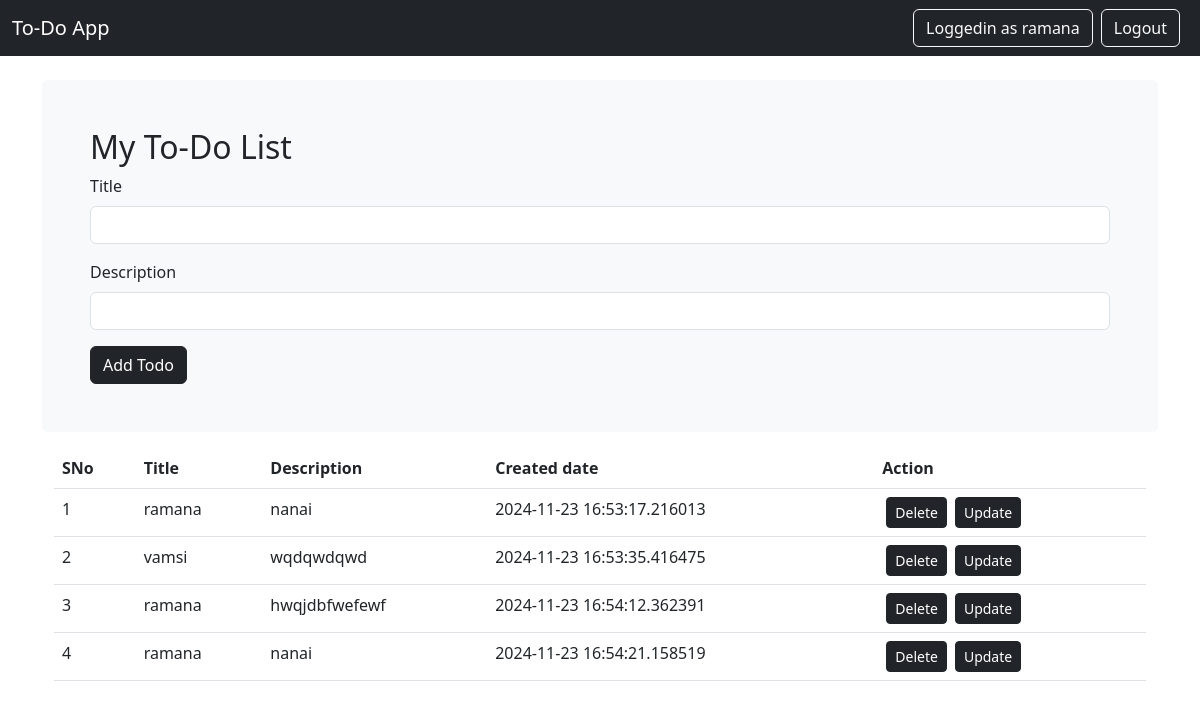
The app's page / (signed in) with its own data.
### models.py (models this page shows, shortened)
class User(db.Model,UserMixin):
    id = db.Column(db.Integer, primary_key=True)
    username = db.Column(db.String(150), nullable=False, unique=True)
    email = db.Column(db.String(150), nullable=False, unique=True)
    password = db.Column(db.String(150), nullable=False)

class ToDo(db.Model):
    sno=db.Column(db.Integer, primary_key=True)
    title=db.Column(db.String(200),nullable=False)
    desc=db.Column(db.String(500),nullable=False)
    date_created=db.Column(db.DateTime,default=datetime.utcnow)
    user_id = db.Column(db.Integer, db.ForeignKey('user.id'), nullable=False)

### app.py (the view, shortened to what this page needs)
@app.route('/', methods=['GET', 'POST'])
@login_required
def read():
    alltodos = ToDo.query.filter_by(user_id=current_user.id).all()
    return render_template('index.html', alltodos=alltodos)

### app.py (called while the page is built)
@login_manager.user_loader
def load_user(user_id):
    return User.query.get(int(user_id))

### templates/index.html
{% extends "base.html" %}
{% block content %}
<div class="container my-3 bg-light p-5 rounded">
<h2>My To-Do List</h2>
<form method="POST" action="/">
    <div class="mb-3">
        <label for="title" class="form-label">Title</label>
        <input type="text" class="form-control" id="title" name="title" required>
    </div>
    <div class="mb-3">
        <label for="desc" class="form-label">Description</label>
        <input type="text" class="form-control" id="desc" name="desc" required>
    </div>
    <button type="submit" class="btn btn-dark">Add Todo</button>
</form>
</div>
<div class="container my-3">
    {% if alltodos|length==0 %}
    <div class="alert alert-dark" role="alert">
        No todos found, please add your first todo now !
    </div>
    {% else %}
    <table class="table table-hover">
        <thead>
            <tr>
                <th scope="col">SNo</th>
                <th scope="col">Title</th>
                <th scope="col">Description</th>
                <th scope="col">Created date</th>
                <th scope="col">Action</th>
            </tr>
        </thead>
        <tbody>
            {% for todo in alltodos %}
            <tr>
                <td>{{loop.index}}</td>
                <td>{{todo.title}}</td>
                <td>{{todo.desc}}</td>
                <td>{{todo.date_created}}</td>
                <td><a href="/delete/{{todo.sno}}" type="button" class="btn btn-dark btn-sm mx-1"> Delete</button>
                    <a href="/update/{{todo.sno}}" type="button" class="btn btn-dark btn-sm mx-1"> Update</button>
                </td>
            </tr>
            {% endfor %}
            {% endif %}
        </tbody>
    </table>
</div>
{% endblock %}

### templates/base.html (shortened to what this page needs)
<!DOCTYPE html>
<html lang="en">
<head>
    <link rel="stylesheet" href="https://cdn.jsdelivr.net/npm/bootstrap@5.3.0-alpha3/dist/css/bootstrap.min.css">
</head>
<body>
    <nav class="navbar navbar-expand-lg navbar-dark bg-dark">
        <div class="container-fluid">
            <a class="navbar-brand" href="/">To-Do App</a>
            <div class="d-flex">
                {% if current_user.is_authenticated %}
                    <a class="btn btn-outline-light me-2" href=" ">Loggedin as {{current_user.username}}</a>
                    <a class="btn btn-outline-light me-2" href="/logout">Logout</a>
                {% else %}
                    <a class="btn btn-outline-light me-2" href="/login">Login</a>
                    <a class="btn btn-outline-light" href="/register">Register</a>
                {% endif %}
            </div>
        </div>
    </nav>
    <div class="container mt-4">
        {% block content %}{% endblock %}
    </div>
</body>
</html>

### records on screen
User: username "ramana"
ToDo: title "ramana", desc "nanai", date_created "2024-11-23 16:53:17.216013"
ToDo: title "vamsi", desc "wqdqwdqwd", date_created "2024-11-23 16:53:35.416475"
ToDo: title "ramana", desc "hwqjdbfwefewf", date_created "2024-11-23 16:54:12.362391"
ToDo: title "ramana", desc "nanai", date_created "2024-11-23 16:54:21.158519"
